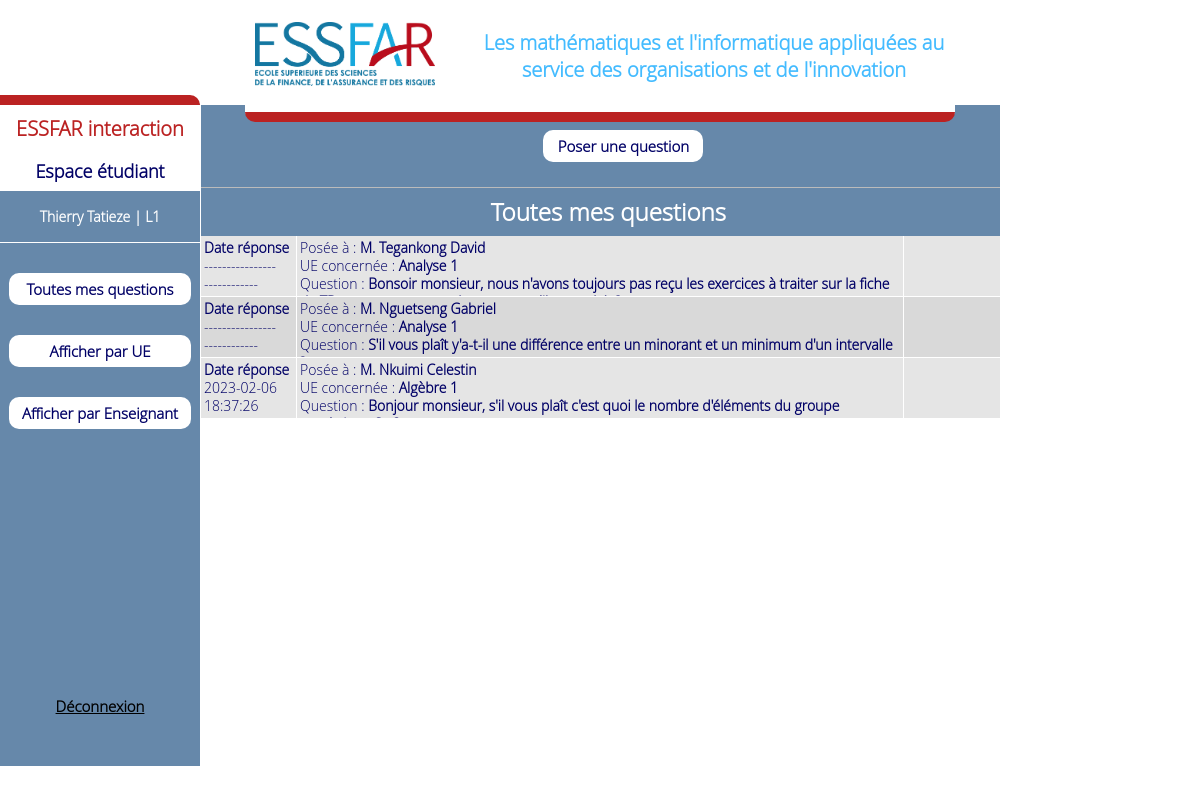
The page /espace_etudiant/index.php (signed in) on the database its author committed.
### tables this page shows
CREATE TABLE `niveaux` (
  `niv_id` tinyint(4) NOT NULL,
  `niv_nom` varchar(50) NOT NULL,
  `niv_alias` varchar(10) NOT NULL
);

CREATE TABLE `questions` (
  `quest_id` int(11) NOT NULL,
  `quest_libelle` text NOT NULL,
  `quest_date` date NOT NULL,
  `quest_heure` time NOT NULL,
  `ans_libelle` text NOT NULL DEFAULT '',
  `ans_date` date DEFAULT NULL,
  `ans_heure` time DEFAULT NULL,
  `et_id` smallint(6) NOT NULL,
  `ens_id` smallint(6) NOT NULL,
  `UE_id` tinyint(4) NOT NULL
);

CREATE TABLE `enseignants` (
  `ens_id` smallint(6) NOT NULL,
  `ens_nom` varchar(50) NOT NULL,
  `ens_prenom` varchar(50) DEFAULT NULL,
  `ens_sexe` varchar(1) NOT NULL,
  `ens_email` varchar(70) NOT NULL,
  `ens_mdp` varchar(16) NOT NULL
);

CREATE TABLE `ues` (
  `UE_id` tinyint(4) NOT NULL,
  `UE_nom` varchar(50) NOT NULL
);

### espace_etudiant/index.php (the view, shortened to what this page needs)
<?php
    include '../db_config.php';
    $etNivSelect = $connexion->prepare('
        SELECT niv_id, niv_alias FROM niveaux
        NATURAL JOIN etudiants
        WHERE etudiants.et_id = ' .$_SESSION['id']. '
    ');
    $etNivSelect->execute();
    $etNiv = $etNivSelect->fetch();
    $questionEnsSelect = $connexion->prepare('SELECT * FROM enseignants WHERE ens_id = :ens_id');
    $questionUESelect = $connexion->prepare('SELECT * FROM UEs WHERE UE_id = :UE_id');
?>
<!DOCTYPE html>
<html>
    <head>
        <link rel='stylesheet' href='../styles.css'>
        <link rel='stylesheet' href='../et-ens-admin-styles.css'>
        <link rel='stylesheet' href='et-styles.css'>
    </head>
    <body>
        <?php include '../et_ens_admin-header.php' ?>
        <div id='et-left'>
            <div class='et-left-up'>
                <h3 class='et-title'>ESSFAR interaction</h3>
                <h4 class='et-subtitle'>Espace étudiant</h4>
                <p id='et-name'>
                    <?php
                        $userName = explode(' ', $_SESSION['nom'])[0];
                        $userFirstname = explode(' ', $_SESSION['prenom'])[0];
                        if(strlen($userName) > 11 || strlen($userFirstname) > 11) echo $userName. ' | ' .$etNiv['niv_alias'];
                        else echo $userFirstname. ' ' .$userName. ' | ' .$etNiv['niv_alias'];
                    ?>
                </p>
            </div>
            <nav class='et-menu'>
                <button id='default-menu-title'><a href='index.php'>Toutes mes questions</a></button>
                <button id='UE-menu-title'>Afficher par UE</button>
                <button id='ens-menu-title'>Afficher par Enseignant</button>
            </nav>
            <form method='post' action='../logout.php' id='logout-confirm'>
                <button name='logout' id='logout' value='logout'>Déconnexion</button>
            </form>
        </div>
        <div class='et-center-container'>
            <div class='et-center'>
                <div class='et-ask-question'>
                    <button id='new-question'>Poser une question</button>
                </div>
                <?php
                if(isset($_SESSION['UE-questions']) && !empty($_SESSION['UE-questions']) && $_SESSION['UE-questions'] != 0){
                    $questionsSelect = $connexion->prepare('
                        SELECT * FROM questions
                        WHERE et_id = "' .$_SESSION['id']. '"
                        AND UE_id = "' .$_SESSION['UE-questions']. '"
                        ORDER BY quest_id DESC
                    ');
                    $questionUESelect->bindParam('UE_id', $_SESSION['UE-questions']);
                    $questionUESelect->execute();
                    $UETitle = $questionUESelect->fetch();
                    ?>
                    <h1 id='admin-heading'>Questions posées en <?php echo $UETitle['UE_nom'] ?></h1>
                    <?php unset($_SESSION['UE-questions']);
                }
                else{
                    $questionsSelect = $connexion->prepare('
                        SELECT * FROM questions
                        WHERE et_id = ' .$_SESSION['id']. '
                        ORDER BY quest_id DESC
                    ');
                    ?>  <h1 id='admin-heading'>Toutes mes questions</h1> <?php
                }
                $questionsSelect->execute();
                while($question = $questionsSelect->fetch()){
                    $questionEnsSelect->bindParam(':ens_id', $question['ens_id']);
                    $questionEnsSelect->execute();
                    $questionEns = $questionEnsSelect->fetch();
                    $questionUESelect->bindParam(':UE_id', $question['UE_id']);
                    $questionUESelect->execute();
                    $questionUE = $questionUESelect->fetch();
                ?>
                <div class='et-questions-display'>
                    <div class='et-ans-recept-date'>
                        <b>Date réponse</b>
                        <br>
                        <p><?php echo $question['ans_date'] == NULL ? '----------------' : $question['ans_date'] ?></p>
                        <br>
                        <p><?php echo $question['ans_heure'] == NULL ? '------------' : $question['ans_heure'] ?></p>
                    </div>
                    <div class='et-quest-infos' title='Cliquez pour afficher le contenu'>
                        <p>Posée à : </p>
                        <b><?php ensName($questionEns) ?></b>
                        <br>
                        <p>UE concernée : </p>
                        <b><?php echo $questionUE['UE_nom'] ?></b>
                        <br>
                        <div class='et-answer-content'>
                            <p>Question : </p>
                            <b><?php echo $question['quest_libelle'] ?></b>
                            <br><br>
                            <br><br>
                        </div>
                    </div>
                </div>
                <?php
                }
                ?>
            </div>
        </div>
    </body>
</html>

### db_config.php (shortened to what this page needs)
<?php
    function ensName($ens){
        echo $ens['ens_sexe'] == 'M' ? 'M. ' : 'Mme. ';
        echo explode(' ', $ens['ens_nom'])[0]. ' ' .explode(' ', $ens['ens_prenom'])[0];
    }
?>

### styles.css (style rules this page uses)
body { margin: 0px; padding: 0px; }
body, input, select, button { font-family: 'Open Sans light', 'sans-serif', Arial; font-size: 15px; }
input, select, button { display: block; margin: 0 auto; background: none; border: none; outline: none; }
input, button { font-weight: bold; }
select, button { cursor: pointer; }
button { padding: 6px; border-radius: 10px; }
nav[class$=menu] button, .et-ask-question button, div[id^=show] button, #admin-right > div button { background-color: #FFF; color: #006; }

### et-ens-admin-styles.css (style rules this page uses)
div#et-left, div#ens-left, div#admin-left { width: 200px; height: 82.7%; position: fixed; left: 0px; top: 94.9px; background-color: #68A; text-align: center; border-top: 10px solid #B22; border-top-right-radius: 10px; }
h3.et-title, h3.ens-title, h3.admin-title { margin: 0px; padding: 10px 0px; background-color: #FFF; color: #B22; font-size: 20px; }
h4.et-subtitle, h4.ens-subtitle, h4.admin-subtitle { margin: 0px; padding: 7.5px 0px; background-color: #FFF; color: #006; font-size: 18px; }
p#et-name, p#ens-name, p#admin-name { margin: 0px; padding: 16px 0px; color: #FFF; font-size: 14px; font-weight: bold; border-bottom: 1px solid #FFF; overflow: hidden; }
#et-left button, #ens-left button, #admin-left button { margin: 30px auto; width: 91%; }
button#logout { padding: 0px; width: 93px; position: absolute; bottom: 20px; left: 0px; right: 0px; text-decoration: underline; }
div.et-center-container, div.ens-center-container, div.admin-center-container { margin: 0px; height: 84%; position: fixed; top: 94.9px; left: 201px; right: 200px; overflow-y: scroll; overflow-x: hidden; }
div.et-ask-question, div.ens-options, div.admin-options { margin-top: 10px; padding: 22.9px; width: 100%; background-color: #68A; text-align: center; }
div.et-ask-question button, nav.ens-menu button, nav.admin-menu button { display: inline; margin: 2px auto; width: 20%; }
nav.admin-menu button, button#default-menu-title { padding: 0px; }
button a { display: block; padding: 6px; color: #006; text-decoration: none; }
h1#et-questions-heading, h1#ens-questions-heading, h1#admin-heading { margin: 0px; padding: 7.8px; background-color: #68A; color: #FFF; text-align: center; font-size: 24px; border-top: 0.4px solid #BBB; height: 33px; overflow: hidden; width: 100%; }
div[class$=questions-display] { margin-bottom: 1px; padding: 0px; height: 60px; color: #006; overflow: hidden; line-height: 1.20em; }
[class$=questions-display]:nth-child(odd) { background-color: RGBa(0, 0, 0, 0.1); }
[class$=questions-display]:nth-child(even) { background-color: RGBa(0, 0, 0, 0.15); }
div.et-ans-recept-date, div.et-quest-infos, div.et-quest-send-date, div.ens-quest-recept-date, div.ens-quest-infos, div.ens-ans-send-date, div.admin-quest-send-date, div.admin-quest-infos { display: inline-block; padding: 3px; vertical-align: top; font-size: 14px; }
.et-ans-recept-date, .et-quest-send-date, .ens-quest-recept-date, .ens-ans-send-date, { width: 10.8%; }
.et-questions-display p, .ens-questions-display p, .admin-questions-display p { display: inline; margin: 0px; }
.et-quest-infos, .ens-quest-infos { width: 75.1%; border-left: 0.4px solid white; border-right: 0.4px solid white; }

### rows shown on the page
niveaux: niv_alias "L1"
questions: ens.ens_nom "Tegankong", ens.ens_prenom "David", UE.UE_nom "Analyse 1", quest_libelle "Bonsoir monsieur, nous n'avons toujours pas reçu les exercices à traiter sur la fiche…"
questions: ens.ens_nom "Nguetseng", ens.ens_prenom "Gabriel", UE.UE_nom "Analyse 1", quest_libelle "S'il vous plaît y'a-t-il une différence entre un minorant et un minimum d'un intervalle…"
questions: ans_date "2023-02-06", ans_heure "18:37:26", ens.ens_nom "Nkuimi", ens.ens_prenom "Celestin", UE.UE_nom "Algèbre 1", quest_libelle "Bonjour monsieur, s'il vous plaît c'est quoi le nombre d'éléments du groupe…"

### other values the page prints
$userFirstname "Thierry"
$userName "Tatieze"
